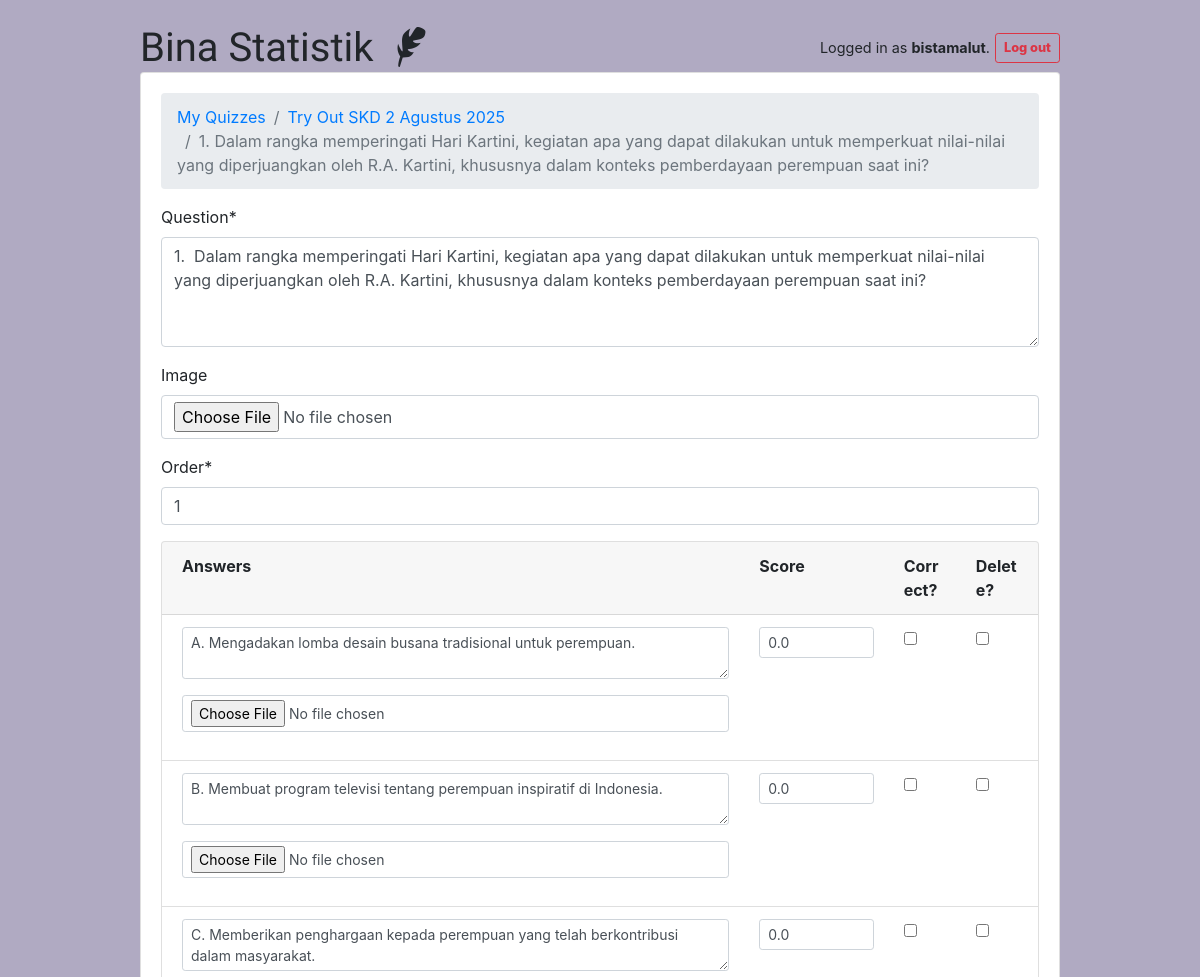
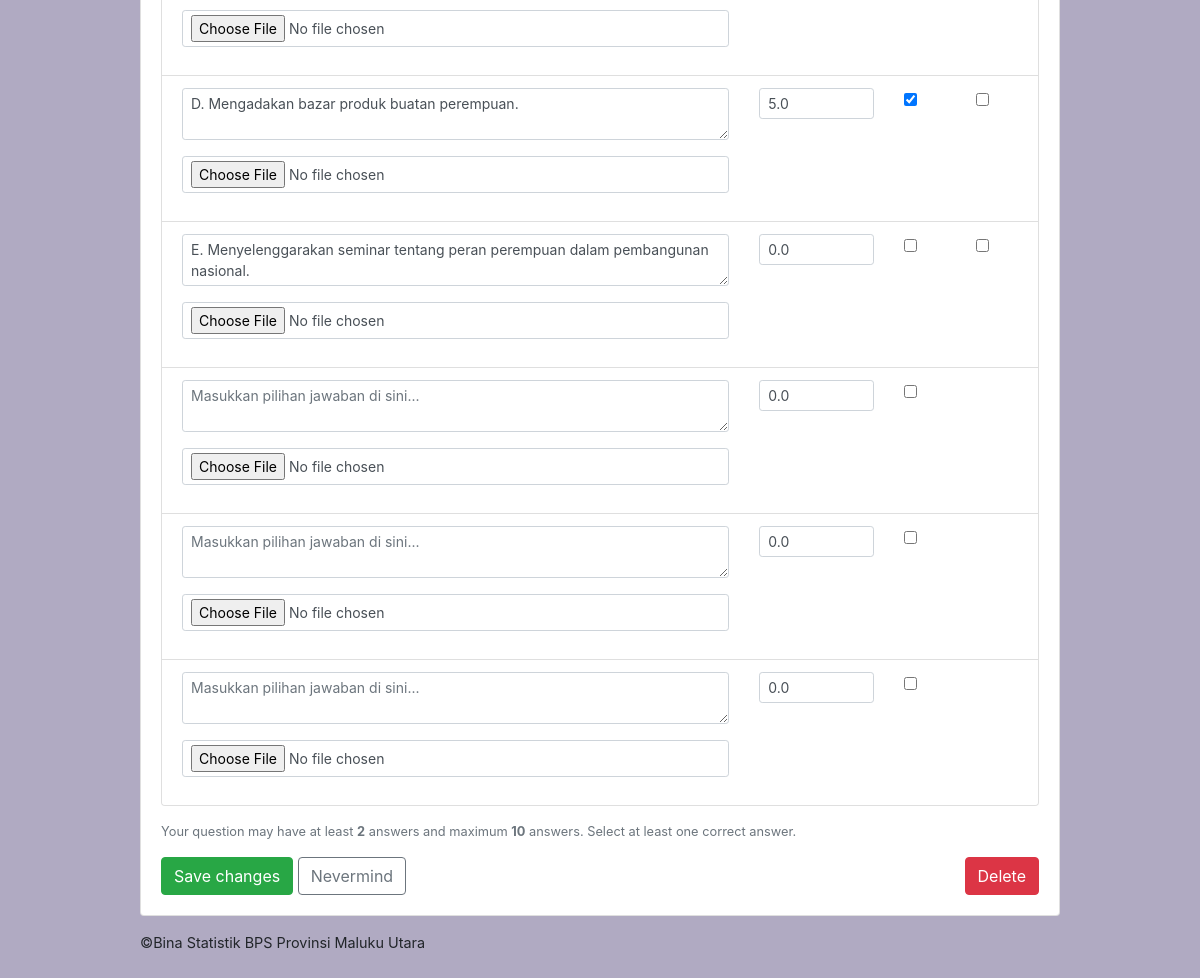
Page /teachers/quiz/11/question/27/ (signed in) on the committed database (2 pictures, top to bottom).
### classroom/models.py (models this page shows, shortened)
class User(AbstractUser):
    is_student = models.BooleanField(default=False)
    is_teacher = models.BooleanField(default=False)

class Quiz(models.Model):
    owner = models.ForeignKey(User, on_delete=models.CASCADE, related_name='quizzes')
    name = models.CharField(max_length=255)
    duration_minutes = models.PositiveIntegerField(default=10)
    subject = models.ForeignKey(Subject, on_delete=models.CASCADE, related_name='quizzes')

class Question(models.Model):
    quiz = models.ForeignKey('Quiz', on_delete=models.CASCADE, related_name='questions')
    text = models.TextField('Question')
    image = models.ImageField(upload_to='question_images/', null=True, blank=True)  # ⬅️ Tambahkan ini
    order = models.PositiveIntegerField(default=1)

### classroom/views/teachers.py (the view)
# urls.py: path('quiz/<int:quiz_pk>/question/<int:question_pk>/', teachers.question_change, name='question_change'),
@login_required
@teacher_required
def question_change(request, quiz_pk, question_pk):
    quiz = get_object_or_404(Quiz, pk=quiz_pk, owner=request.user)
    question = get_object_or_404(Question, pk=question_pk, quiz=quiz)
    AnswerFormSet = inlineformset_factory(
        Question,
        Answer,
        form=AnswerForm,  # ⬅️ Ini penting agar field 'score' ikut muncul
        formset=BaseAnswerInlineFormSet,
        fields=('text', 'is_correct', 'score', 'image'),  # ⬅️ Tambahkan 'image'
        min_num=2,
        validate_min=True,
        max_num=10,
        validate_max=True
    )
    if request.method == 'POST':
        form = QuestionForm(request.POST, request.FILES, instance=question)
        formset = AnswerFormSet(request.POST, request.FILES, instance=question)
        if form.is_valid() and formset.is_valid():
            with transaction.atomic():
                form.save()
                formset.save()
            messages.success(request, 'Question and answers saved with success!')
            return redirect('teachers:quiz_change', quiz.pk)
    else:
        form = QuestionForm(instance=question)
        formset = AnswerFormSet(instance=question)
    return render(request, 'classroom/teachers/question_change_form.html', {
        'quiz': quiz,
        'question': question,
        'form': form,
        'formset': formset
    })

### classroom/forms.py
class QuestionForm(forms.ModelForm):
    class Meta:
        model = Question
        fields = ('text', 'image','order')
        widgets = {
            'text': forms.Textarea(attrs={
                'rows': 4,
                'placeholder': 'Masukkan pertanyaan di sini...',
                'class': 'form-control',
            }),
        }

### classroom/templates/classroom/teachers/question_change_form.html (shortened to what this page needs)
{% extends 'base.html' %}
{% load crispy_forms_tags crispy_forms_filters %}
{% block content %}
  <nav aria-label="breadcrumb">
    <ol class="breadcrumb">
      <li class="breadcrumb-item"><a href="{% url 'teachers:quiz_change_list' %}">My Quizzes</a></li>
      <li class="breadcrumb-item"><a href="{% url 'teachers:quiz_change' quiz.pk %}">{{ quiz.name }}</a></li>
      <li class="breadcrumb-item active" aria-current="page">{{ question.text }}</li>
    </ol>
  </nav>
  <form method="post" enctype="multipart/form-data" novalidate>
    {{ form|crispy }}
    <div class="card mb-3{% if formset.errors %} border-danger{% endif %}">
      <div class="card-header">
        <div class="row">
          <div class="col-8">
            <strong>Answers</strong>
          </div>
          <div class="col-2">
            <strong>Score</strong>
          </div>
          <div class="col-1">
            <strong>Correct?</strong>
          </div>
          <div class="col-1">
            <strong>Delete?</strong>
          </div>
        </div>
      </div>
      <div class="list-group list-group-flush list-group-formset">
        {% for form in formset %}
          <div class="list-group-item">
            <div class="row">
              <div class="col-8">
                {{ form.text|as_crispy_field }}
                {{ form.image|as_crispy_field }}
              </div>
              <div class="col-2">
                {{ form.score|as_crispy_field }}
              </div>
              <div class="col-1">
                {{ form.is_correct }}
              </div>
              <div class="col-1">
                {% if form.instance.pk %}
                  {{ form.DELETE }}
                {% endif %}
              </div>
            </div>
          </div>
        {% endfor %}
      </div>
    </div>
    <p>
      <small class="form-text text-muted">Your question may have at least <strong>2</strong> answers and maximum <strong>10</strong> answers. Select at least one correct answer.</small>
    </p>
    <button type="submit" class="btn btn-success">Save changes</button>
    <a href="{% url 'teachers:quiz_change' quiz.pk %}" class="btn btn-outline-secondary" role="button">Nevermind</a>
    <a href="{% url 'teachers:question_delete' quiz.pk question.pk %}" class="btn btn-danger float-right">Delete</a>
  </form>
{% endblock %}

### templates/base.html (shortened to what this page needs)
{% load static %}<!doctype html>
<html lang="en">
  <head>
    <link rel="stylesheet" href="https://maxcdn.bootstrapcdn.com/bootstrap/4.0.0/css/bootstrap.min.css">
    <link rel="stylesheet" type="text/css" href="{% static 'vendor/fontello-2f186091/css/fontello.css' %}">
    <link rel="stylesheet" type="text/css" href="{% static 'css/app.css' %}">
    {% if user.is_authenticated and user.is_teacher %}
      <link rel="stylesheet" type="text/css" href="{% static 'css/teachers.css' %}">
    {% else %}
      <link rel="stylesheet" type="text/css" href="{% static 'css/students.css' %}">
    {% endif %}
  </head>
  <body>
    <div class="container my-4">
      <div class="row justify-content-center">
        <div class="col-md-10 col-sm-14">
          <div class="row align-items-center">
            <div class="col-6 d-flex align-items-center">
              <h1 class="logo mb-0">
                <a href="{% url 'home' %}">
                  Bina Statistik
                  {% if user.is_authenticated %}
                    {% if user.is_teacher %}
                      <span class="icon-feather" data-toggle="tooltip" data-placement="right" title="Teacher profile"></span>
                    {% else %}
                      <span class="icon-graduation-cap" data-toggle="tooltip" data-placement="right" title="Student profile"></span>
                    {% endif %}
                  {% endif %}
                </a>
              </h1>
            </div>
            <div class="col-6 d-flex justify-content-end align-items-center">
              {% if user.is_authenticated %}
                <div class="d-flex align-items-center gap-5" style="font-size: 0.9rem;">
                  <span style="margin-right: 5px;">Logged in as <strong>{{ user.username }}</strong>.</span>
                  <form method="POST" action="{% url 'logout' %}">
                    <button type="submit" class="btn btn-outline-danger btn-sm px-2.5 py-1" style="font-size: 0.8rem;font-weight: 800;">
                      Log out
                    </button>
                  </form>
                </div>
              {% else %}
                <a href="{% url 'login' %}" class="btn btn-light me-2" style="margin-right: 5px;">Log in</a>
                <a href="{% url 'signup' %}" class="btn btn-primary">Sign up</a>
              {% endif %}
            </div>
          </div>
          <div class="card mb-3">
            <div class="card-body">
              {% block content %}
              {% endblock %}
            </div>
          </div>
          <footer>
            <a href="https://bista.gumxlarcw.id">©Bina Statistik BPS Provinsi Maluku Utara</a>
          </footer>
        </div>
      </div>
    </div>
  </body>
</html>

### static/css/app.css (style rules this page uses)
.logo { font-family: 'Clicker Script', cursive; }
.logo a { color: #212529; text-decoration: none; }
footer { font-size: .9rem; }
footer a { color: #212529; }
.list-group-formset .form-control { padding: .25rem .5rem; font-size: .875rem; line-height: 1.5; border-radius: .2rem; }

### static/css/teachers.css (style rules this page uses)
body { background-color: #b0aac2; }

### rows in the picture
User: username "bistamalut"
Quiz: name "Try Out SKD 2 Agustus 2025"
Question: text "1. Dalam rangka memperingati Hari Kartini, kegiatan apa yang dapat dilakukan untuk memperkuat nilai-nilai yang diperjuangkan oleh R.A. Kartini, khususnya dalam konteks pemberdayaan perempuan saat ini?", order "1"
